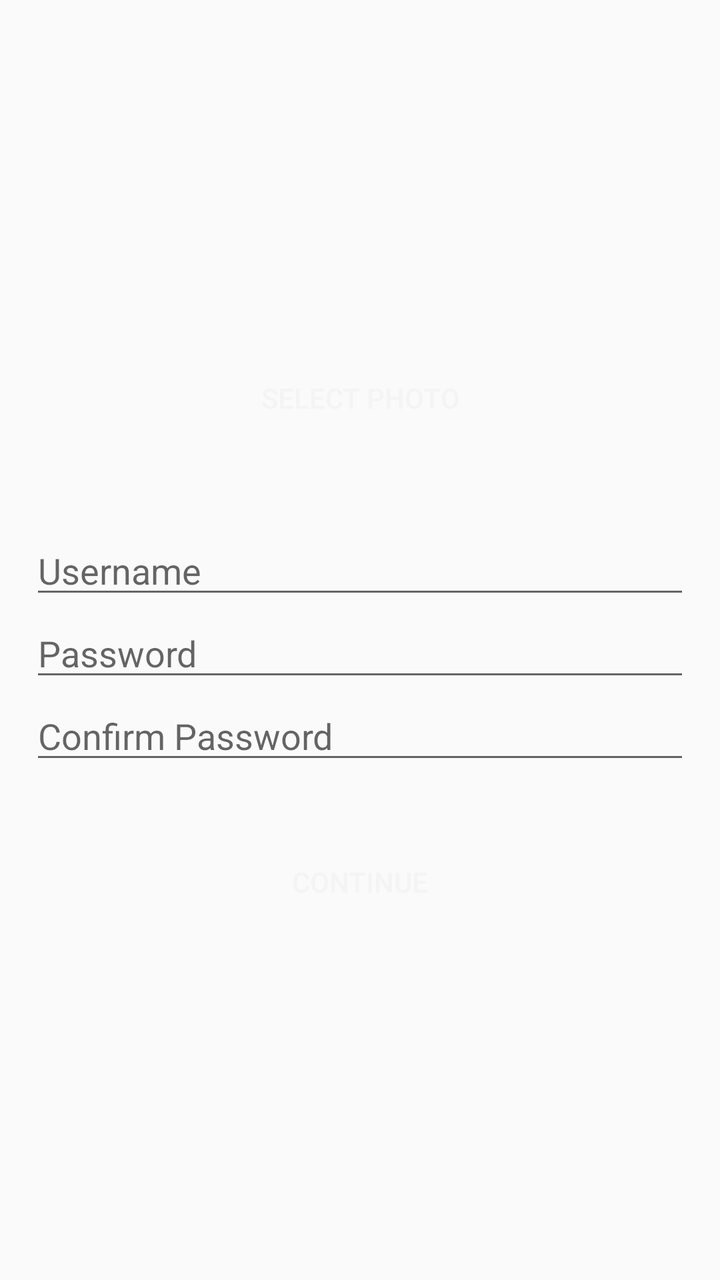
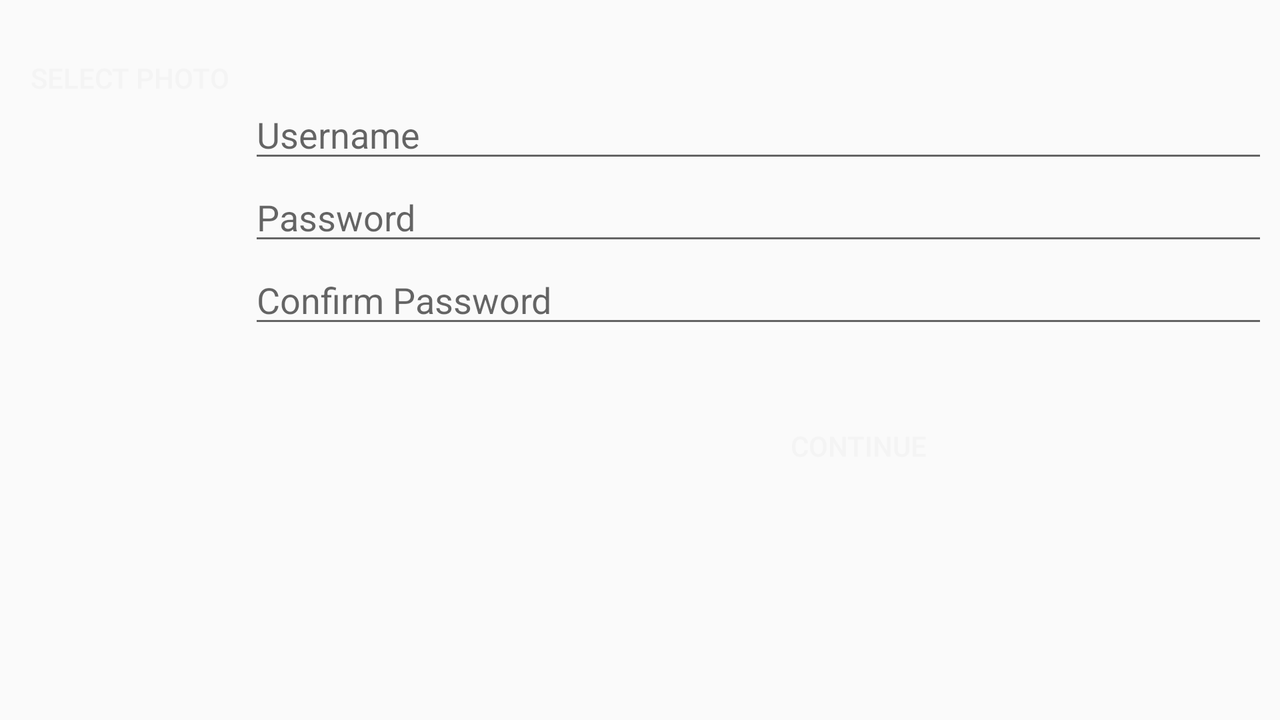

Two renders of one Android screen. The first uses the default layout on a phone; the second uses the alternative layout the repository ships for a different screen configuration, on a matching device. The two XML files are below.
<!-- AndroidManifest.xml: activity theme AppTheme.NoActionBar -->
<!-- res/layout/activity_sign_up.xml -->
<?xml version="1.0" encoding="utf-8"?>
<LinearLayout xmlns:android="http://schemas.android.com/apk/res/android"
    xmlns:tools="http://schemas.android.com/tools"
    android:id="@+id/LinearLayout1"
    android:layout_width="match_parent"
    android:layout_height="match_parent"
    android:orientation="vertical"
    android:padding="10dp"
    tools:context="com.video45.video45.signup.SignUpActivity"
    android:weightSum="1">

    <LinearLayout
        android:id="@+id/subLinear1"
        android:layout_width="match_parent"
        android:layout_height="0dp"
        android:orientation="vertical"
        android:padding="10dp"
        android:layout_weight="0.5">

        <ImageView
            android:id="@+id/viewImage"
            android:adjustViewBounds="true"
            android:layout_width="match_parent"
            android:layout_height="match_parent"
            android:layout_gravity="center"
            android:src="@drawable/ovowl"
            android:maxHeight="250dp"
            android:maxWidth="250dp"
            android:minHeight="250dp"
            android:minWidth="250dp"
            android:contentDescription="@string/profile_picture" />

    </LinearLayout>

    <LinearLayout
        android:orientation="vertical"
        android:layout_width="match_parent"
        android:layout_height="wrap_content"
        android:gravity="center"
        android:padding="5dp" >

        <Button
            android:id="@+id/btnSelectPhoto"
            android:layout_width="match_parent"
            android:layout_height="wrap_content"
            android:text="@string/photo_select"
            android:textColor="@color/textColor"
            android:background="@color/choiceBtn"/>
    </LinearLayout>

    <LinearLayout
        android:orientation="vertical"
        android:layout_width="match_parent"
        android:layout_height="wrap_content"
        android:gravity="center"
        android:padding="5dp" >

        <EditText
            android:id="@+id/username"
            android:layout_width="match_parent"
            android:layout_height="wrap_content"
            android:layout_marginTop="30dp"
            android:hint="@string/username"/>

        <EditText
            android:id="@+id/passInitial"
            android:layout_width="match_parent"
            android:layout_height="wrap_content"
            android:hint="@string/password" />

        <EditText
            android:id="@+id/passConfirm"
            android:layout_width="match_parent"
            android:layout_height="wrap_content"
            android:hint="@string/confirmPass"/>

        <Button
            android:id="@+id/btnContinueSignUp1"
            android:layout_width="wrap_content"
            android:layout_height="wrap_content"
            android:layout_marginTop="30dp"
            android:text="@string/continue_"
            android:textColor="@color/textColor"
            android:background="@color/choiceBtn"/>

    </LinearLayout>
</LinearLayout>
<!-- resources referenced by this layout -->
<resources>
  <color name="textColor">#F4F4F4</color>
  <string name="confirmPass">Confirm Password</string>
  <string name="continue_">Continue</string>
  <string name="password">Password</string>
  <string name="photo_select">Select Photo</string>
  <string name="profile_picture">Profile Picture</string>
  <string name="username">Username</string>
  <style name="AppTheme.NoActionBar">
          <item name="windowActionBar">false</item>
          <item name="windowNoTitle">true</item>
      </style>
</resources>
<!-- res/layout-land/activity_sign_up.xml (the repository's variant of the layout above) -->
<!-- drawn on the phone turned sideways -->
<?xml version="1.0" encoding="utf-8"?>
<LinearLayout xmlns:android="http://schemas.android.com/apk/res/android"
    xmlns:tools="http://schemas.android.com/tools"
    android:id="@+id/LinearLayout1"
    android:layout_width="match_parent"
    android:layout_height="match_parent"
    android:orientation="horizontal"
    android:padding="10dp"
    tools:context="com.video45.signup.SignUpActivity"
    android:weightSum="1">

    <LinearLayout
        android:id="@+id/subLinear1"
        android:layout_width="0dp"
        android:layout_height="match_parent"
        android:orientation="vertical"
        android:padding="10dp"
        android:layout_weight="0.5">

        <ImageView
            android:id="@+id/viewImage"
            android:adjustViewBounds="true"
            android:layout_width="match_parent"
            android:layout_height="match_parent"
            android:layout_gravity="center"
            android:src="@drawable/ovowl"
            android:maxHeight="250dp"
            android:maxWidth="250dp"
            android:minHeight="250dp"
            android:minWidth="250dp"
            android:contentDescription="@string/profile_picture" />

    </LinearLayout>

    <LinearLayout
        android:orientation="vertical"
        android:layout_width="wrap_content"
        android:layout_height="wrap_content"
        android:gravity="center"
        android:padding="5dp" >

        <Button
            android:id="@+id/btnSelectPhoto"
            android:layout_width="match_parent"
            android:layout_height="wrap_content"
            android:text="@string/photo_select"
            android:textColor="@color/textColor"
            android:background="@color/choiceBtn"/>
    </LinearLayout>

    <LinearLayout
        android:orientation="vertical"
        android:layout_width="match_parent"
        android:layout_height="wrap_content"
        android:gravity="center"
        android:padding="5dp" >

        <EditText
            android:id="@+id/username"
            android:layout_width="match_parent"
            android:layout_height="wrap_content"
            android:layout_marginTop="30dp"
            android:hint="@string/username"/>

        <EditText
            android:id="@+id/passInitial"
            android:layout_width="match_parent"
            android:layout_height="wrap_content"
            android:hint="@string/password" />

        <EditText
            android:id="@+id/passConfirm"
            android:layout_width="match_parent"
            android:layout_height="wrap_content"
            android:hint="@string/confirmPass"/>

        <Button
            android:id="@+id/btnContinueSignUp1"
            android:layout_width="wrap_content"
            android:layout_height="wrap_content"
            android:layout_marginTop="30dp"
            android:text="@string/continue_"
            android:textColor="@color/textColor"
            android:background="@color/choiceBtn"/>

    </LinearLayout>
</LinearLayout>
